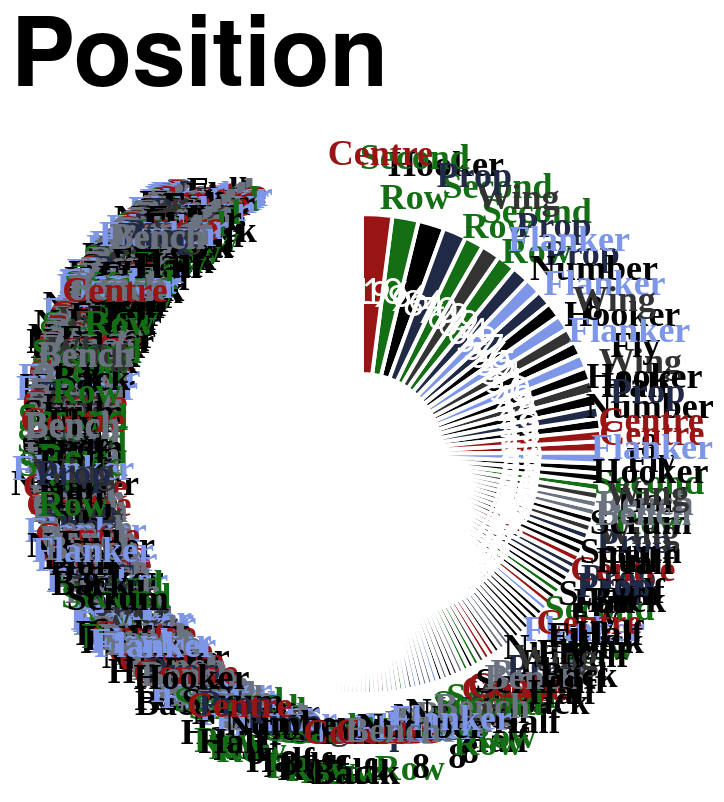

Specify this chart in Vega-Lite:
### Vega-Lite specification from a JSON file in a GitHub repository (floating-point values rounded to 4 significant figures; data arrays with more than 128 entries replaced by an {"elided": "..."} marker saying what was removed)
{"config": {"axis": {"labelFont": "PT Sans Narrow, Helvetica Neue, Helvetica, Arial, sans-serif", "titleFont": "PT Sans Narrow, Helvetica Neue, Helvetica, Arial, sans-serif", "labelFontSize": 13, "titleFontSize": 24, "gridColor": "#202947", "gridOpacity": 0.2, "zindex": 1}, "text": {"font": "Lato, sans-serif"}, "bar": {"cornerRadiusEnd": 5}, "header": {"labelFont": "PT Sans Narrow, Helvetica Neue, Helvetica, Arial, sans-serif", "titleFont": "PT Sans Narrow, Helvetica Neue, Helvetica, Arial, sans-serif", "labelFontSize": 24, "titleFontSize": 28, "labelFontWeight": "bold", "orient": "left"}, "legend": {"labelFont": "PT Sans Narrow, Helvetica Neue, Helvetica, Arial, sans-serif", "titleFont": "PT Sans Narrow, Helvetica Neue, Helvetica, Arial, sans-serif", "labelFontSize": 14, "titleFontSize": 16, "titlePadding": 5, "fillColor": "white", "strokeColor": "black", "padding": 10, "titleFontWeight": "lighter", "titleFontStyle": "italic", "titleColor": "gray", "offset": 10}, "title": {"font": "PT Sans Narrow, Helvetica Neue, Helvetica, Arial, sans-serif", "fontSize": 48, "fontWeight": "bold", "anchor": "start", "align": "center", "titlePadding": 20, "subtitlePadding": 10, "subtitleFontSize": 13, "subtitleColor": "", "subtitleFontStyle": "italic", "offset": 15, "color": "black"}, "axisX": {"labelAngle": 0}, "facet": {"title": null, "header": null, "align": {"row": "each", "column": "each"}, "spacing": 10}, "resolve": {"scale": {"y": "independent", "facet": "independent"}}, "background": "transparent", "scale": {"offsetBandPaddingOuter": 0.2, "offsetBandPaddingInner": 0.1}, "view": {"stroke": null, "background": "transparent"}}, "layer": [{"mark": {"type": "arc", "innerRadius": 40, "outerRadius": 120, "stroke": "#ffffff", "strokeWidth": 2}, "encoding": {"color": {"field": "position", "legend": null, "scale": {"domain": ["Prop", "Flanker", "Second Row", "Centre", "Wing", "Fly Half", "Hooker", "Scrum Half", "Full Back", "Number 8", "Bench"], "range": ["#202946", "#7d96e8", "#146f14", "#991515", "#333333", "#000000", "#000000", "#000000", "#000000", "#000000", "#6b7280"]}, "sort": {"field": "sort_order", "op": "min", "order": "ascending"}, "type": "nominal"}, "order": {"field": "appearances", "sort": "ascending", "type": "quantitative"}, "theta": {"field": "appearances", "sort": "descending", "stack": true, "title": "Appearances", "type": "quantitative"}, "tooltip": [{"field": "player", "title": "Player", "type": "nominal"}, {"field": "position", "title": "Position", "type": "nominal"}, {"field": "appearances", "title": "Appearances", "type": "quantitative"}]}}, {"mark": {"type": "text", "dy": -5, "font": "PT Sans Narrow", "fontSize": 18, "fontWeight": "bold", "radius": 145}, "encoding": {"color": {"field": "position", "legend": null, "scale": {"domain": ["Prop", "Flanker", "Second Row", "Centre", "Wing", "Fly Half", "Hooker", "Scrum Half", "Full Back", "Number 8", "Bench"], "range": ["#202946", "#7d96e8", "#146f14", "#991515", "#333333", "#000000", "#000000", "#000000", "#000000", "#000000", "#6b7280"]}, "type": "nominal"}, "opacity": {"condition": {"test": "datum.appearances > 2", "value": 1}, "value": 0}, "order": {"field": "appearances", "sort": "ascending", "type": "quantitative"}, "text": {"field": "position_label", "type": "nominal"}, "theta": {"field": "appearances", "sort": "descending", "stack": true, "title": "Appearances", "type": "quantitative"}}, "transform": [{"calculate": "split(datum.position, ' ')", "as": "position_label"}]}, {"mark": {"type": "text", "color": "white", "fontSize": 18, "radius": 80}, "encoding": {"order": {"field": "appearances", "sort": "ascending", "type": "quantitative"}, "text": {"field": "appearances", "type": "nominal"}, "theta": {"field": "appearances", "sort": "descending", "stack": true, "title": "Appearances", "type": "quantitative"}}}], "data": {"name": "data-c4cc238d1aac4beee11345db5a6c6f64"}, "height": 300, "resolve": {"scale": {"color": "shared"}}, "title": "Position", "width": 300, "$schema": "https://vega.github.io/schema/vega-lite/v5.20.1.json", "datasets": {"data-c4cc238d1aac4beee11345db5a6c6f64": {"elided": "770 records"}}}
